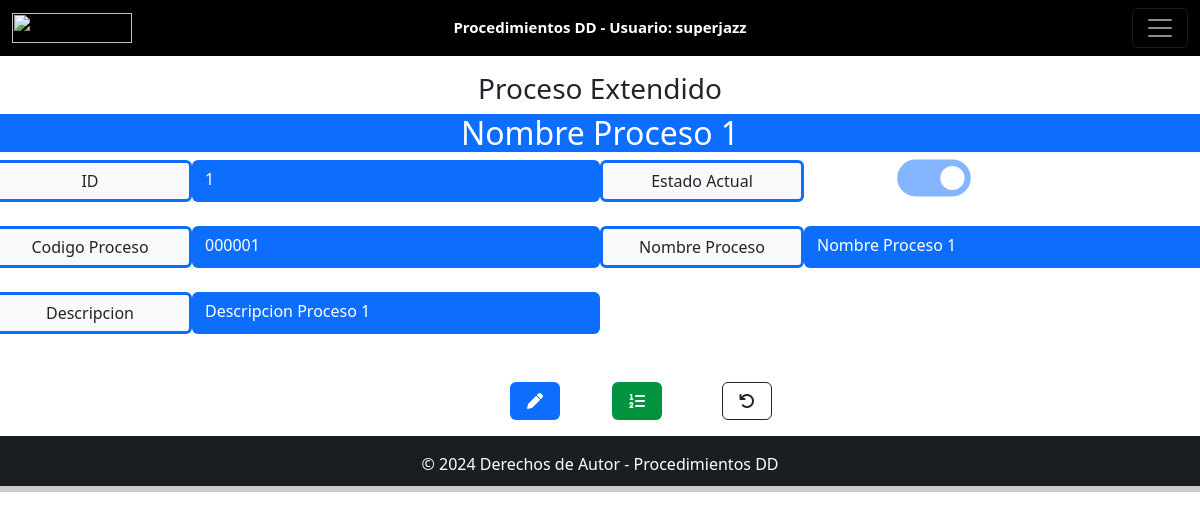
Screenshot of /proceso/1/ (signed in) with the database file from the repository.
### accounts/models.py (models this page shows, shortened)
class Usuario(AbstractUser):
    codigo_sala = models.CharField(max_length=6)
    nombre_sala = models.CharField(max_length=50)

### procesos/models.py (models this page shows, shortened)
class Proceso(TablaBase):
    codigo_proceso = models.CharField(max_length=50, blank=True)
    nombre_proceso = models.CharField(max_length=200)
    descripcion_proceso = models.TextField(blank=True)
    class Meta:
        verbose_name_plural = "Procesos"
        verbose_name = "Proceso"

### procesos/views.py (the view)
# urls.py: path('proceso/<int:pk>/', views1.ProcesoDetail.as_view(), name='proceso_extendido'),
class ProcesoDetail(LoginRequiredMixin, DetailView):
    model = models1.Proceso
    template_name = 'procesos/proceso_extendido.html'
    context_object_name="proceso"

### procesos/templates/procesos/proceso_extendido.html (shortened to what this page needs)
{% extends 'navegacion.html' %}
{% block content %}
<br>
<br>
<br>
<div class="row">
  <div class="col-12 text-center">
    <h3>Proceso Extendido</h3>
    <h2 class="bg-primary" style="color:#fff">{{ proceso.nombre_proceso }}</h2>
  </div>
</div>
<div class="card-body">
  <div class="row">
    <div class="col-2 btn bg-light" style="border-color: #0d6efd; border-width:medium;">ID</div>
    <div class="col-4 btn" style="background-color: #0d6efd;">
      <div class="input-group" style="color:#fff">
        {{ proceso.id }}
      </div>
    </div>
    <div class="col-2 btn bg-light" style="border-color: #0d6efd; border-width:medium;">Estado Actual</div>
    <div class="col-1"></div>
    <div class="col-3">
      <div class="form-check form-switch">
        {% if proceso.activo %}
        <input class="form-check-input switch-grande bg-primary" type="checkbox" role="switch" checked disabled>
        {% else %}
        <input class="form-check-input switch-grande bg-secondary" type="checkbox" role="switch" disabled>
        {% endif %}
      </div>
    </div>
  </div>
  <br>
  <div class="row">
    <div class="col-2 btn bg-light" style="border-color: #0d6efd; border-width:medium;">Codigo Proceso
    </div>
    <div class=" col-4 btn" style="background-color: #0d6efd;">
      <div class="input-group" style="color:#fff">
        {{ proceso.codigo_proceso }}
      </div>
    </div>
    <div class="col-2 btn bg-light" style="border-color: #0d6efd; border-width:medium;">Nombre Proceso
    </div>
    <div class=" col-4 btn" style="background-color: #0d6efd;">
      <div class="input-group" style="color:#fff">
        {{ proceso.nombre_proceso }}
      </div>
    </div>
  </div>
  <br>
  <div class="row">
    <div class="col-2 btn bg-light" style="border-color: #0d6efd; border-width:medium;">Descripcion
    </div>
    <div class=" col-4 btn" style="background-color: #0d6efd;">
      <div class="input-group" style="color:#fff">
        {{ proceso.descripcion_proceso }}
      </div>
    </div>
  </div>
  <br>
  <br>
  <div class="row">
    <div class="col-5"></div>
    <div class="col-1">
      {% if perms.menu.proceso_editar %}
      <a class="btn" style="background-color:#0d6efd; color:white; width: 50px;" title="Editar Proceso"
        href="{% url 'proceso_editar' pk=proceso.pk %}"><i class="fas fa-pen"></i></a>
      {% endif %}
    </div>
    <div class="col-1">
      {% if perms.menu.proceso_extender %}
      <a class="btn" style="background-color:#02933e; color:white;width: 50px;"
        title="Visualizar Detalles de este Proceso" href="{% url 'detalle_proceso_listado' parent_pk=proceso.pk %}"
        onclick="cambiarColorEncabezado('#02933e','{% url 'detalle_proceso_listado' parent_pk=proceso.pk %}'); return false;"><i
          class="fas fa-list-ol"></i></a>
      {% endif %}
    </div>
    <div class="col-1">
      <a href="{% url 'proceso_listado' %}" class="btn btn-outline-dark mb-3 ms-2" style="width: 50px;"
        title="Regresar a Listado de Procesos"><i class="fa-solid fa-arrow-rotate-left"></i></a>
    </div>
  </div>
</div>
{% endblock %}

### menu/templates/navegacion.html (shortened to what this page needs)
{% load static %}
<!DOCTYPE html>
<html lang="en">
<head>
  <link rel="stylesheet" href="{% static 'css/bootstrap/5.3.2/bootstrap.min.css' %}">
  <link rel="stylesheet" href="{% static 'css/fontawesomefree/css/fontawesome.min.css' %}">
  <link rel="stylesheet" href="{% static 'css/fontawesomefree/css/brands.min.css' %}">
  <link rel="stylesheet" href="{% static 'css/fontawesomefree/css/solid.min.css' %}">
  <link rel="stylesheet" href="{% static 'css/datatables/1.13.6/dataTables.bootstrap5.min.css' %}">
  <link rel="stylesheet" href="{% static 'css/datatables/1.13.6/buttons.bootstrap5.min.css' %}">
  <link rel="stylesheet" href="{% static 'css/datatables/1.13.6/fixedColumns.bootstrap5.min.css' %}">
  <link rel="stylesheet" href="{% static 'css/style.css' %}">
  <link rel="stylesheet" type="text/css" href="{% static 'css/sweetalert/sweetalert2.min.css' %}">
  <link rel="stylesheet" type="text/css" href="{% static 'css/sweetalert/custom-sweetalert2.css' %}">
  <link rel="stylesheet" type="text/css" href="{% static 'css/select2/select2.min.css' %}">
  <link rel="stylesheet" href="{% static 'css/datetimepicker/jquery.datetimepicker.min.css' %}">
</head>
<body>
  <div class="wrapper h-auto">
    <header class="d-block">
      <nav class="navbar navbar-dark bg-black fixed-top">
        <div class="container-fluid">
          <a class="navbar-brand" href="{% url 'home_view' %}">
            <img src="{% static 'img/logo.jpg' %}" width="120" height="30" class="d-inline-block align-top">
            <span class="badge position-absolute top-50 start-50 translate-middle nombre_aplicacion"
              id="nombre_aplicacion">Procedimientos DD
              -&nbsp;Usuario:&nbsp;{{ user.username }}</span>
          </a>
          <button class="navbar-toggler" id="menu_aplicacion" type="button" data-bs-toggle="offcanvas"
            data-bs-target="#offcanvasDarkNavbar" aria-controls="offcanvasDarkNavbar"
            onclick="inicializarColorMenu(); return false;">
            <span class="navbar-toggler-icon"></span>
          </button>
        </div>
      </nav>
    </header>
    {% block content %}{% endblock content %}
    <footer class="d-block bg-dark text-center text-lg-start" id="footer" style="color:#fff;">
      <div class="text-center p-3" style="background-color: rgba(0,0,0,0.2);">&copy; {% now "Y" %} Derechos de Autor -
        <span id="footer_aplicacion">Procedimientos DD</span>
      </div>
    </footer>
  </div>
</body>
</html>

### static/css/style.css (style rules this page uses)
html, body { height: 100%; margin: 10; }
.wrapper { min-height: 100%; margin-bottom: -50px; }
#footer, .push { height: 50px; }

### menu/templates/navegacion.html (style rules this page uses)
.switch-grande { transform: scale(2.3); margin-right: 10px; margin-top: 10px; }

### rows the page displays
Usuario: username "superjazz"
Proceso: nombre_proceso "Nombre Proceso 1", id "1", codigo_proceso "000001", descripcion_proceso "Descripcion Proceso 1"
